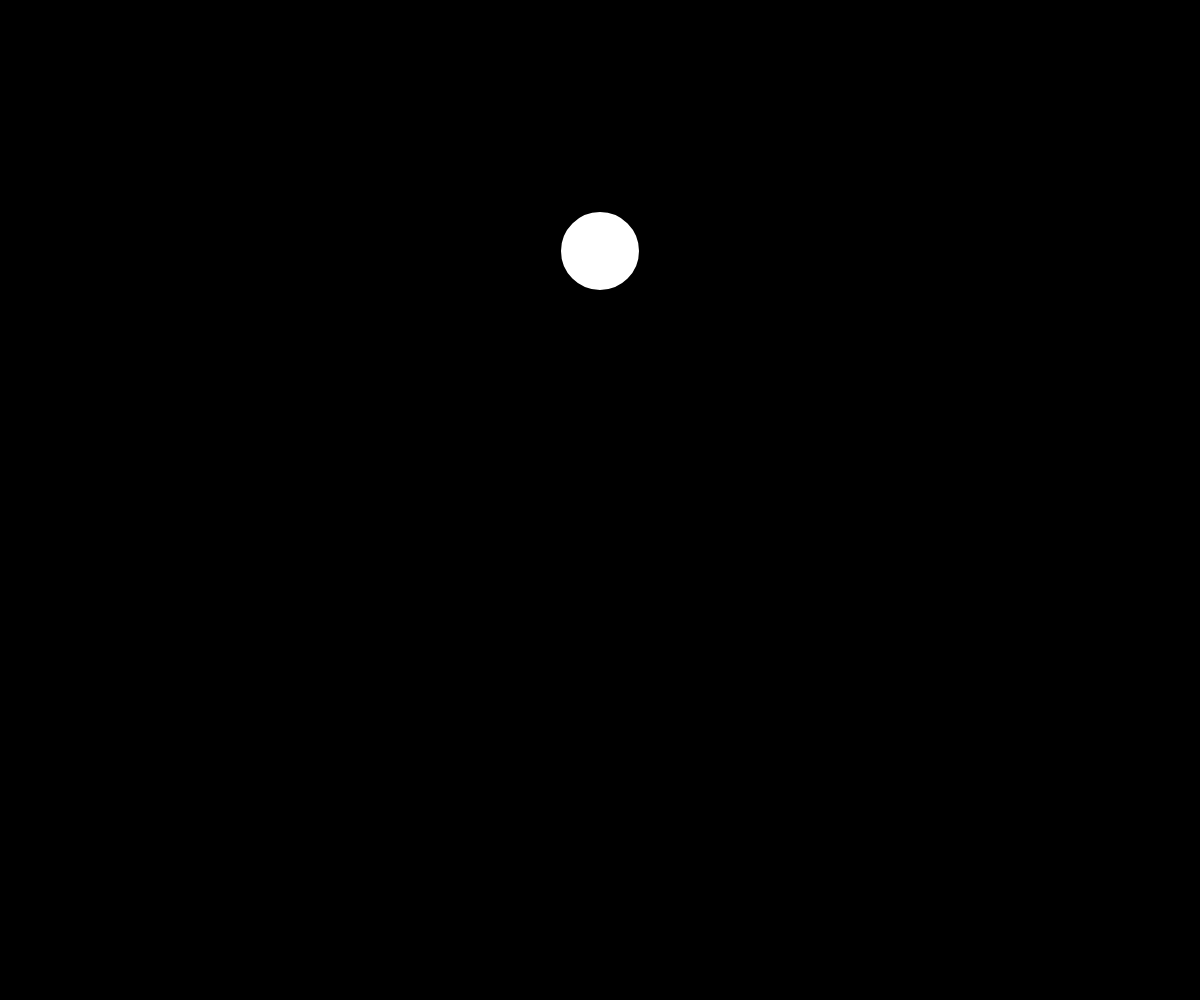
Frame 1 (no input)
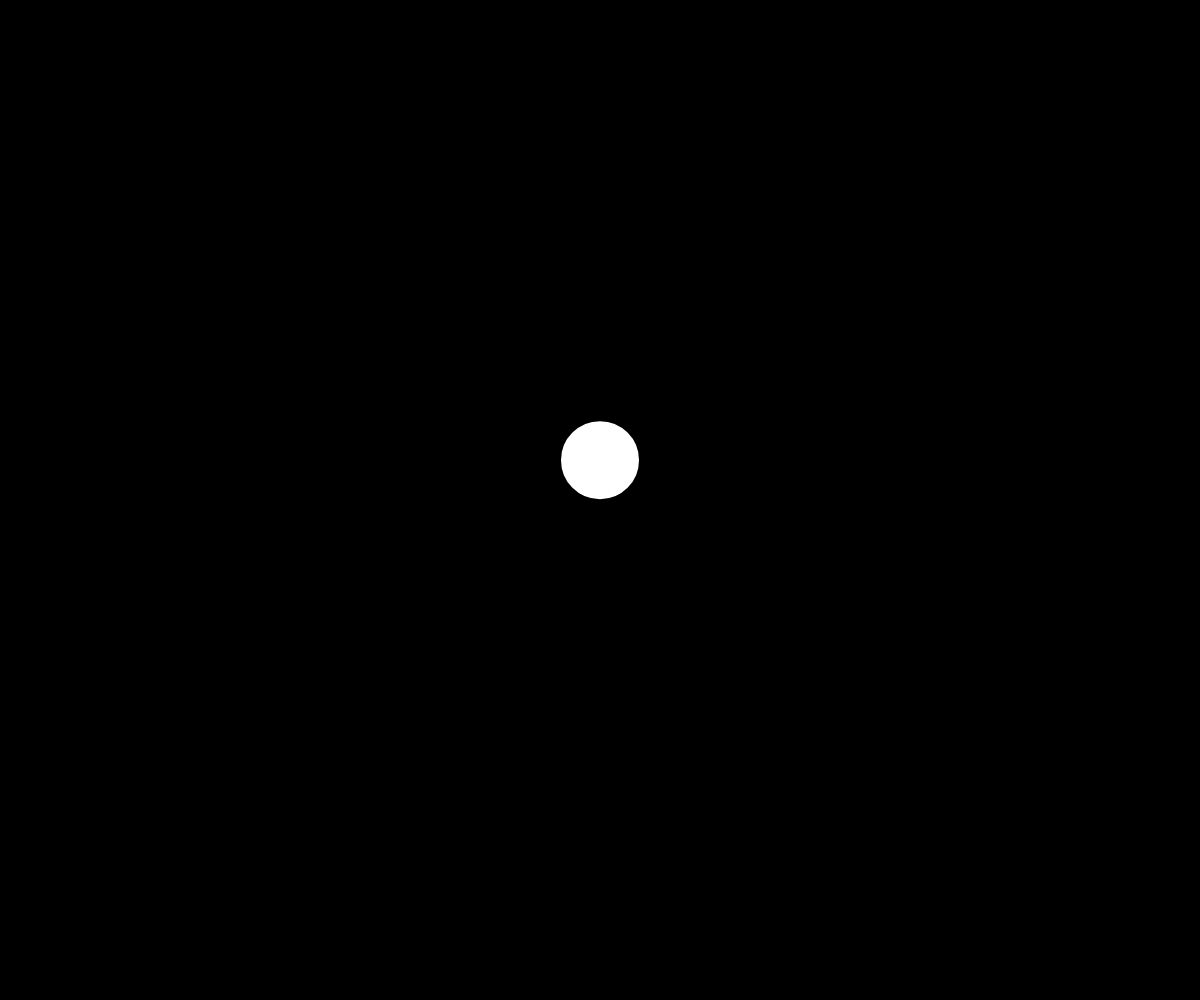
Frame 60 (no input)
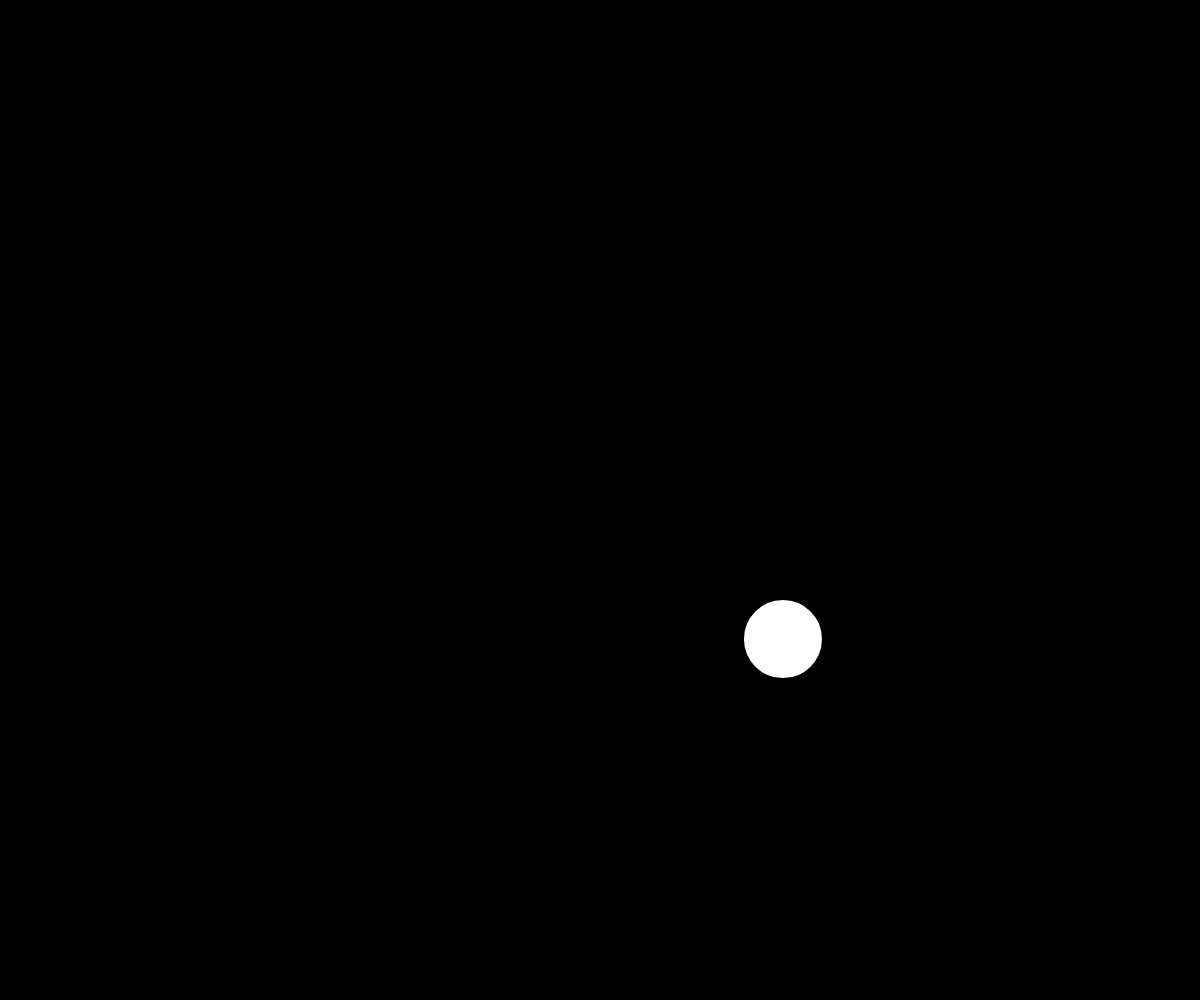
Frame 120 (the mouse pressed at the canvas centre since frame 60)

The p5.js sketch that drew these frames (run headless with seeded random() and noise() and a simulated clock; from frame 60 on, the mouse is pressed at the canvas centre):

// p5.js sketch
// ── sketch.js
let mover;

function setup() {
  createCanvas(windowWidth, windowHeight);
  mover = new Mover(width / 2, height / 2 - height / 4, 5);
}

function draw() {
  background(0);

  let gravity = createVector(0, 1);
  gravity.mult(mover.mass);
  mover.applyForce(gravity);

  if (mouseIsPressed) {
    let wind = createVector(0.5, 0);
    mover.applyForce(wind);
  }

  if (mover.contactEdge()) {

    let c = 0.1;
    let friction = mover.velocity.copy();
    friction.mult(-1);
    friction.setMag(c);

    mover.applyForce(friction);
  }

  mover.bounceEdges();
  mover.update();
  mover.show();
}
// ── mover.js
class Mover {
  constructor(x, y, m) {
    this.mass = m;
    this.radius = m * 8;
    this.position = createVector(x, y);
    this.velocity = createVector(0, 0);
    this.acceleration = createVector(0, 0);
  }

  applyForce(force) {
    let f = p5.Vector.div(force, this.mass);
    this.acceleration.add(f);
  }

  update() {
    this.velocity.add(this.acceleration);
    this.position.add(this.velocity);
    this.acceleration.mult(0);
  }

  show() {
    stroke(0);
    strokeWeight(2);
    fill(255);
    ellipse(this.position.x, this.position.y, this.radius * 2);
  }

  contactEdge() {
    // L'objet touche le mur quand il est a 1 pixel de lui
    return this.position.y > height - this.radius - 1;
  }

  bounceEdges() {
    let bounce = -0.9;
    if (this.position.x > width - this.radius) {
      this.position.x = width - this.radius;
      this.velocity.x *= bounce;
    } else if (this.position.x < this.radius) {
      this.position.x = this.radius;
      this.velocity.x *= bounce;
    }
    if (this.position.y > height - this.radius) {
      this.position.y = height - this.radius;
      this.velocity.y *= bounce;
    }
  }
}
